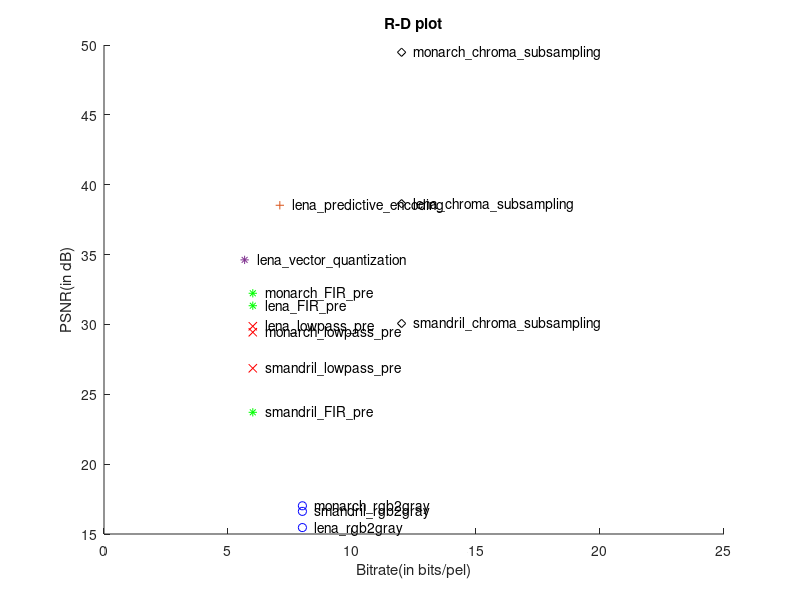

Write the MATLAB code that produced this figure.
%For rgb to gray compression
R = 8;
offset = [0.5, 0.2];
PSNR = 16.62;
figure;
hold on;
plot(R, PSNR, 'bo');
plot(R, 15.46, 'bo');
plot(R, 17.02, 'bo');
text(R + offset(1), PSNR, 'smandril\_rgb2gray');
text(R + offset(1), 15.46, 'lena\_rgb2gray');
text(R + offset(1), 17.02, 'monarch\_rgb2gray');
%For lowpass filter
R = 6;
order = ['lena', 'mandril', 'monarch'];
PSNR_notpre = [30.51, 27.62, 30.72];
PSNR_pre = [29.87, 26.86, 29.44];
plot(R, PSNR_pre(1), 'rx');
plot(R, PSNR_pre(2), 'rx');
plot(R, PSNR_pre(3), 'rx');
text(R + offset(1), PSNR_pre(1), 'lena\_lowpass\_pre');
text(R + offset(1), PSNR_pre(2), 'smandril\_lowpass\_pre');
text(R + offset(1), PSNR_pre(3), 'monarch\_lowpass\_pre');
%For FIR filter
R = 6;
order = ['lena', 'mandril', 'monarch'];
PSNR_pre = [31.34, 23.71, 32.23];
plot(R, PSNR_pre(1), 'g*');
plot(R, PSNR_pre(2), 'g*');
plot(R, PSNR_pre(3), 'g*');
text(R + offset(1), PSNR_pre(1), 'lena\_FIR\_pre');
text(R + offset(1), PSNR_pre(2), 'smandril\_FIR\_pre');
text(R + offset(1), PSNR_pre(3), 'monarch\_FIR\_pre');
%For Chroma subsampling
R = 12;
order = ['lena', 'mandril', 'monarch'];
PSNR_pre = [38.643, 30.07, 49.48];
plot(R, PSNR_pre(1), 'kd');
plot(R, PSNR_pre(2), 'kd');
plot(R, PSNR_pre(3), 'kd');
text(R + offset(1), PSNR_pre(1), 'lena\_chroma\_subsampling');
text(R + offset(1), PSNR_pre(2), 'smandril\_chroma\_subsampling');
text(R + offset(1), PSNR_pre(3), 'monarch\_chroma\_subsampling');
%Predictive encoding
R = 7.09;
PSNR = 38.53;
plot(R, PSNR, 'Marker', '+', 'Color', [0.8500 0.3250 0.0980]);
text(R + offset(1), PSNR(1), 'lena\_predictive\_encoding');
%Vector quantization
R = 5.67;
PSNR = 34.62;
plot(R, PSNR, 'Marker', '*', 'Color', [0.4940 0.1840 0.5560]);
text(R + offset(1), PSNR(1), 'lena\_vector\_quantization');
%Add title and label
title('R-D plot');
xlim([0, 25]);;
xlabel('Bitrate(in bits/pel)');
ylabel('PSNR(in dB)');
